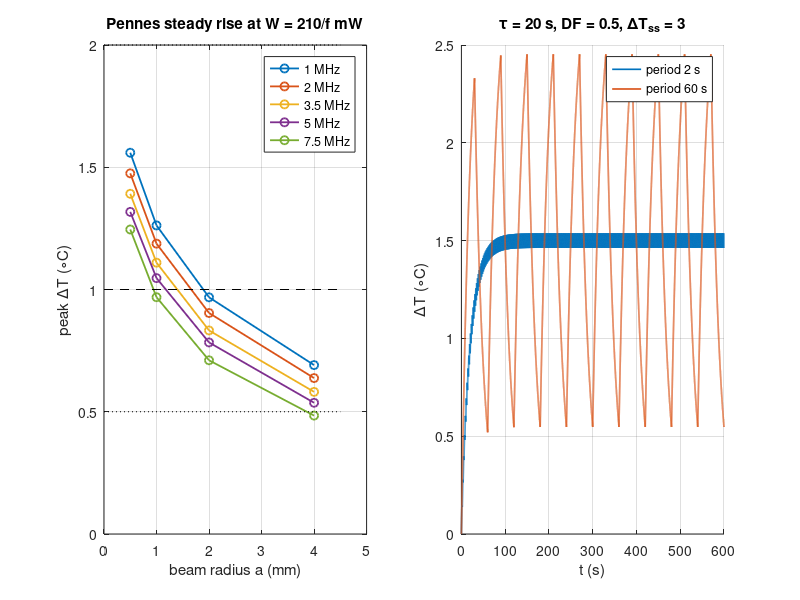

MATLAB code to generate this figure:
%% m22_bioheat_toy.m  -  Is TIS = 1 about 1 degC?  Pennes steady state, duty cycle and thermal dose
% Purpose : (1) integrate the steady-state Pennes Green's function G(r) = exp(-r/L)/(4 pi k r) over
%           the heat source q = mu_a I of a collimated Gaussian beam carrying W = W_deg = 210/f mW
%           in tissue attenuating 0.3 dB/cm/MHz (all absorbed), and report the peak rise versus
%           beam radius and frequency; (2) a first-order duty-cycle heating model and CEM43.
% Change  : k (W/m/K), L (perfusion length, m), radii a, frequencies f, tau, duty, period.
% Expect  : peak rise of order 0.5-1.6 degC (within the AIUM "factor of 2" of TI = 1), weakly
%           dependent on f (absorbed power per length ~ f W = 210 mW MHz for all f), larger for
%           narrow beams. Duty cycle: period << tau follows the mean DF*dTss.
% Note    : infinite homogeneous medium, no surface boundary or transducer self-heating.
rng(1);
k = 0.5; L = 0.01;                          % W/(m K), m
radii = [0.5 1 2 4]*1e-3;                   % m, 1/e^2 intensity radius
freqs = [1 2 3.5 5 7.5];                    % MHz
dT = zeros(numel(radii), numel(freqs));
for ia = 1:numel(radii)
  a = radii(ia);
  dr = a/24; r = ((1:6*24) - 0.5)*dr;       % m
  for jf = 1:numel(freqs)
    f = freqs(jf); W = 210/f*1e-3;          % W
    mu = 0.3*log(10)/10*f*100;              % 1/m, intensity attenuation (all absorbed)
    dz = min(a/4, 5e-4); zmax = min(0.15, 8/mu + 0.05); z = ((1:round(zmax/dz)) - 0.5)*dz;
    [R, Z] = meshgrid(r, z);
    q = mu*2*W/(pi*a^2)*exp(-2*R.^2/a^2).*exp(-mu*Z);      % W/m^3
    best = 0;
    for z0 = 0:0.0025:0.04                 % search the on-axis maximum
      D = sqrt(R.^2 + (Z - z0).^2);
      v = sum(sum(q.*exp(-D/L)./(4*pi*k*D).*2*pi.*R))*dr*dz;
      best = max(best, v);
    end
    dT(ia, jf) = best;
  end
end
fprintf('Steady Pennes rise (degC) for W = 210/f mW (TIS = 1 if all power counted), k = %.1f, L = %.0f mm\n', k, L*1e3);
fprintf('  radius (mm) |'); fprintf('  %4.1f MHz', freqs); fprintf('\n');
for ia = 1:numel(radii)
  fprintf('     %4.1f     |', radii(ia)*1e3); fprintf('   %6.2f ', dT(ia,:)); fprintf('\n');
end
fprintf('  range %.2f to %.2f degC; variation from 1 to 7.5 MHz at 1 mm: %.0f %%\n', min(dT(:)), max(dT(:)), 100*(1 - dT(2,end)/dT(2,1)));
%% Convergence check (one case, finer grid)
a = 1e-3; f = 3.5; W = 210/f*1e-3; mu = 0.3*log(10)/10*f*100;
dr = a/48; r = ((1:6*48) - 0.5)*dr; dz = a/8; z = ((1:round(0.1/dz)) - 0.5)*dz; [R, Z] = meshgrid(r, z);
q = mu*2*W/(pi*a^2)*exp(-2*R.^2/a^2).*exp(-mu*Z); best = 0;
for z0 = 0:0.0025:0.04
  D = sqrt(R.^2 + (Z - z0).^2); best = max(best, sum(sum(q.*exp(-D/L)./(4*pi*k*D).*2*pi.*R))*dr*dz);
end
fprintf('  convergence (a = 1 mm, 3.5 MHz): coarse %.3f, fine %.3f degC\n', dT(2,3), best);
%% Time constants
kappa = k/(1050*3600);                      % m^2/s
fprintf('\nkappa = %.3f mm^2/s; tau = a^2/(4 kappa): a = 0.5 mm %.2f s, 1 mm %.2f s, 5 mm %.1f s; L^2/kappa = %.0f s\n', ...
  kappa*1e6, (0.5e-3)^2/(4*kappa), (1e-3)^2/(4*kappa), (5e-3)^2/(4*kappa), L^2/kappa);
%% Duty-cycle model: dT' = (dTss*s(t) - dT)/tau
dTss = 3; tau = 20; D = 0.5; Tdur = 600; dt = 0.01;
periods = [2 60];
figure('Position', [100 100 900 330]);
subplot(1,2,2); hold on;
for ip = 1:numel(periods)
  Tp = periods(ip); t = 0:dt:Tdur; s = mod(t, Tp) < D*Tp;
  th = zeros(size(t)); e = exp(-dt/tau);
  for n = 2:numel(t), th(n) = dTss*s(n) + (th(n-1) - dTss*s(n))*e; end
  T = 37 + th; R = 0.25*(T < 43) + 0.5*(T >= 43); cem = sum(dt/60*R.^(43 - T));
  fprintf('period %5.1f s: peak dT %.2f degC, mean (last half) %.2f, DF*dTss = %.2f, CEM43 = %.3g min\n', ...
    Tp, max(th), mean(th(t > Tdur/2)), D*dTss, cem);
  plot(t, th, 'LineWidth', 1.2);
end
xlabel('t (s)'); ylabel('\DeltaT (\circC)'); grid on; legend('period 2 s', 'period 60 s'); title(sprintf('\\tau = %g s, DF = %g, \\DeltaT_{ss} = %g', tau, D, dTss));
fprintf('CEM43 checks: 40 degC for 128 min = %.2f; 41 degC for 30 min = %.3f; 45 degC for 1 min = %.1f\n', 128*0.25^3, 30*0.25^2, 0.5^-2);
subplot(1,2,1);
plot(radii*1e3, dT, '-o', 'LineWidth', 1.3); hold on; plot([0 4.5], [1 1], 'k--', [0 4.5], [2 2], 'k:', [0 4.5], [0.5 0.5], 'k:');
xlabel('beam radius a (mm)'); ylabel('peak \DeltaT (\circC)'); grid on;
legend('1 MHz', '2 MHz', '3.5 MHz', '5 MHz', '7.5 MHz'); title('Pennes steady rise at W = 210/f mW');
